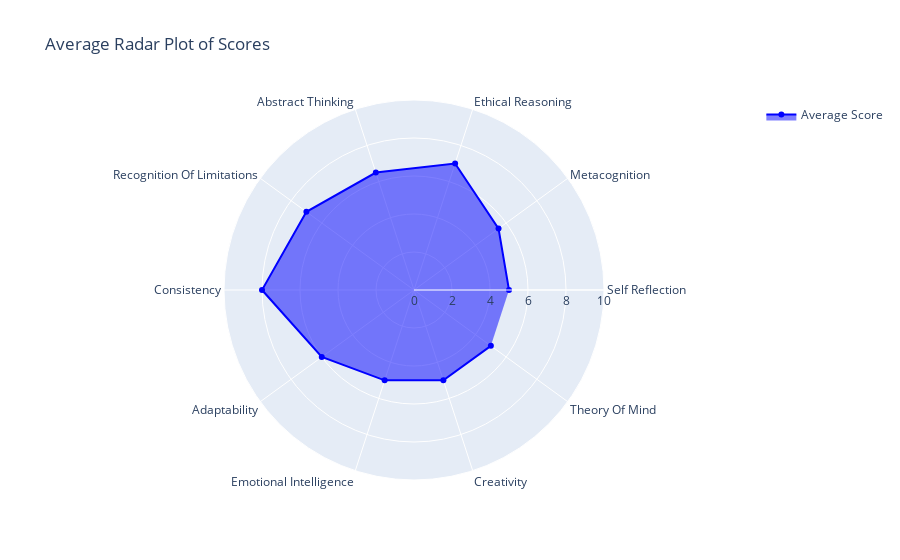

Here is the notebook cell this chart was saved with:
### Code cell
import pandas as pd
import plotly.graph_objects as go
df = eval.as_dataframe()
score_columns = [col for col in df.columns if 'score' in col]
average_scores = df[score_columns].mean()
labels = [col.replace('_score', '').replace('_', ' ').title() for col in score_columns]

# Initialize the radar plot
fig = go.Figure()

# Add the average scores as a single trace
fig.add_trace(go.Scatterpolar(
    r=average_scores.values,
    theta=labels,
    fill='toself',
    name='Average Score',
    line=dict(color='blue')
))

# Update layout for better aesthetics
fig.update_layout(
    polar=dict(
        radialaxis=dict(
            visible=True,
            # Optionally, set the range based on your data
            range=[0, 10]  # Assuming scores are out of 10
        )
    ),
    showlegend=True,
    title='Average Radar Plot of Scores'
)

# Display the plot
fig.show()

### Figure 1 — Plotly figure (JSON) as saved in the notebook; plotly's stock layout.template omitted (floating-point values rounded to 4 significant figures)
{"data": [{"fill": "toself", "line": {"color": "blue"}, "name": "Average Score", "r": [5, 5.5, 7, 6.5, 7, 8, 6, 5, 5, 5], "theta": ["Self Reflection", "Metacognition", "Ethical Reasoning", "Abstract Thinking", "Recognition Of Limitations", "Consistency", "Adaptability", "Emotional Intelligence", "Creativity", "Theory Of Mind"], "type": "scatterpolar"}], "layout": {"polar": {"radialaxis": {"range": [0, 10], "visible": true}}, "showlegend": true, "title": {"text": "Average Radar Plot of Scores"}}}
